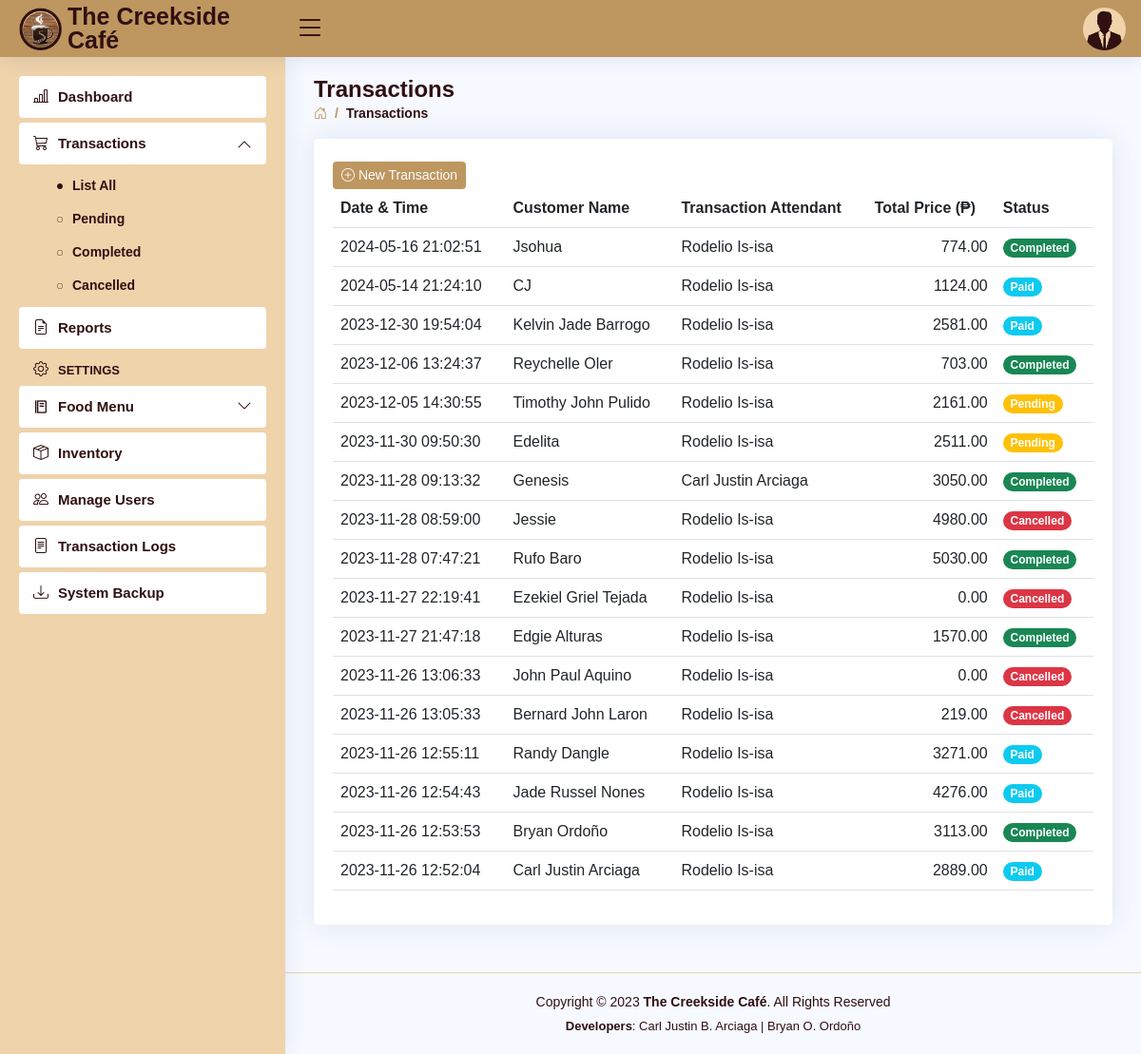
Screenshot of /transactions.php (signed in) with the database file from the repository.
### tables this page shows
CREATE TABLE `users` (
  `user_id` int(11) NOT NULL AUTO_INCREMENT,
  `role` varchar(5) DEFAULT NULL,
  `fname` varchar(30) DEFAULT NULL,
  `mname` varchar(30) DEFAULT NULL,
  `lname` varchar(30) DEFAULT NULL,
  `bdate` date DEFAULT NULL,
  `sex` varchar(6) DEFAULT NULL,
  `province` varchar(15) DEFAULT NULL,
  `municipality` varchar(30) DEFAULT NULL,
  `barangay` varchar(30) DEFAULT NULL,
  `contact_no` varchar(11) DEFAULT NULL,
  `email` varchar(50) DEFAULT NULL,
  `username` varchar(50) DEFAULT NULL,
  `password` varchar(50) DEFAULT NULL,
  PRIMARY KEY (`user_id`)
);

CREATE TABLE `transactions` (
  `trans_id` int(11) NOT NULL AUTO_INCREMENT,
  `date` datetime NOT NULL DEFAULT current_timestamp(),
  `customer` varchar(30) NOT NULL,
  `total_price` decimal(10,2) NOT NULL,
  `user_id` int(11) NOT NULL,
  `status` varchar(11) NOT NULL,
  `delivery_method` varchar(20) NOT NULL,
  `delivery_date` date DEFAULT NULL,
  `date_paid` datetime NOT NULL,
  `date_delivered` datetime NOT NULL,
  `date_cancelled` datetime NOT NULL,
  PRIMARY KEY (`trans_id`)
);

### transactions.php (the view, shortened to what this page needs)
<!DOCTYPE html>
<html lang="en">
<head>
<?php
    include 'includes/links.php';
    include 'includes/header.php';
    include 'includes/sidebarAll.php';
 ?>
</head>
<body>
  <main id="main" class="main">
    <div class="pagetitle">
      <h1>Transactions</h1>
      <nav>
        <ol class="breadcrumb">
          <li class="breadcrumb-item"><a href="dashboard.php"><i class="bi bi-house-door"></i></a></li>
          <li class="breadcrumb-item active">Transactions</li>
        </ol>
      </nav>
    </div>
    <section class="section">
          <div class="card">
            <div class="card-body">
              <br>
              <button class="btn btn2 btn-sm" data-bs-toggle="modal" data-bs-target="#newTransaction"><i class="bi bi-plus-circle"></i> New Transaction</button>
              <table class="table table-hover datatable">
                <thead>
                  <tr>
                    <th scope="col">Date & Time</th>
                    <th scope="col">Customer Name</th>
                    <th scope="col">Transaction Attendant</th>
                    <th scope="col">Total Price (₱)</th>
                    <th scope="col">Status</th>
                  </tr>
                </thead>
                <tbody>
  <?php
    include 'connection.php';
    $query = "SELECT transactions.*, concat(users.fname,' ',users.lname) as attendant FROM `transactions` LEFT JOIN `users` ON transactions.user_id = users.user_id ORDER BY date DESC";
    $result = $con->query($query);
    if ($result) {
      while ($row = $result->fetch_assoc()) {
        $customer = $row['customer'];
        $total_price = $row['total_price'];
        $attendant = $row['attendant'];
        $date = $row['date'];
        $status = $row['status'];?>
                  <tr>
                    <td><?php echo $date ?></td>
                    <td><?php echo $customer ?></td>
                    <td><?php echo $attendant ?></td>
                    <td style="text-align: right;"><?php echo $total_price ?></td>
            <?php if ($status === 'Completed') { ?>
                    <td><font class="badge bg-success rounded-pill"><b><?php echo $status ?></b></font></td>
            <?php
            } elseif ($status === 'Cancelled') { ?>
                    <td><font class="badge bg-danger rounded-pill"><b><?php echo $status ?></b></font></td>
            <?php
            } elseif ($status === 'Pending') { ?>
                    <td><font class="badge bg-warning rounded-pill"><b><?php echo $status ?></b></font></td>
            <?php
            } elseif ($status === 'Paid') { ?>
                    <td><font class="badge bg-info rounded-pill"><b><?php echo $status ?></b></font></td>
            <?php
            } ?>
                  </tr>
    <?php }
  } ?>
                </tbody>
              </table>
            </div>
          </div>
    </section>
  </main>
<?php include 'includes/footer.php'; ?>
</body>
</html>

### includes/header.php (shortened to what this page needs)
<header id="header" class="header fixed-top d-flex align-items-center">
  <div class="d-flex align-items-center justify-content-between">
    <a href="dashboard.php" class="logo d-flex align-items-center">
      <img src="assets/img/creekside.png" alt="">
      <span class="d-none d-lg-block">The Creekside Café</span>
    </a>
    <i class="bi bi-list toggle-sidebar-btn"></i>
  </div>
  <nav class="header-nav ms-auto">
  <?php
      include 'connection.php';
      $username = $_SESSION['username'];
      $query = "SELECT * FROM users WHERE username = '$username'";
      $result = $con->query($query);
      if ($result) {
        while ($row = $result->fetch_assoc()) {
          $sex = $row['sex'];
          ?>
    <ul class="d-flex align-items-center">
      <li class="nav-item dropdown pe-3">
        <a class="nav-link nav-profile d-flex align-items-center pe-0" href="#" data-bs-toggle="dropdown">
          <?php
            if ($sex === 'Male') {
                echo '<img src="assets/img/Male.png" alt="Profile" class="rounded-circle">';
            } elseif ($sex === 'Female') {
                echo '<img src="assets/img/Female.png" alt="Profile" class="rounded-circle">';
            }
          ?>
        </a>
  <?php
        }
      }
  ?>
      </li>
    </ul>
  </nav>
</header>

### assets/css/style.css (style rules this page uses)
:root { scroll-behavior: smooth; }
body { font-family: "Open Sans", sans-serif; background: #f6f9ff; color: #444444; }
a { color: #4154f1; text-decoration: none; }
h1, h2, h3, h4, h5, h6 { font-family: "Nunito", sans-serif; }
#main { margin-top: 60px; padding: 20px 30px; transition: all 0.3s; }
.pagetitle { margin-bottom: 10px; }
.pagetitle h1 { font-size: 24px; margin-bottom: 0; font-weight: 600; color: #301011; }
.card { margin-bottom: 30px; border: none; border-radius: 5px; box-shadow: 0px 0 30px rgba(1, 41, 112, 0.1); }
.card-body { padding: 0 20px 20px 20px; color: #301011; }
.breadcrumb { font-size: 14px; font-family: "Nunito", sans-serif; color: #be965f; font-weight: 600; }
.breadcrumb a { color: #be965f; transition: 0.3s; }
.breadcrumb .breadcrumb-item::before { color: #be965f; }
.breadcrumb .active { color: #301011; font-weight: 600; }
.logo { line-height: 1; }
@media (min-width: 1200px) { .logo { width: 280px; } }
.logo img { max-height: 45px; margin-right: 6px; }
.logo span { font-size: 25px; font-weight: 700; color: #301011; font-family: "Nunito", sans-serif; }
.header { transition: all 0.5s; z-index: 997; height: 60px; box-shadow: 0px 2px 20px rgba(1, 41, 112, 0.1); background-color: #be965f; padding-left: 20px; }
.header .toggle-sidebar-btn { font-size: 32px; padding-left: 10px; cursor: pointer; color: #301011; }
.header-nav ul { list-style: none; }
.header-nav>ul { margin: 0; padding: 0; }
.header-nav .nav-profile { color: #301011; }
.header-nav .nav-profile img { max-height: 45px; }
@media (min-width: 1200px) { #main, #footer { margin-left: 300px; } }
.btn2 { background: #be965f; border: none; color: #fff; padding: 4px 9px; }

### rows the page displays
transactions: date "2024-05-16 21:02:51", customer "Jsohua", attendant "Rodelio Is-isa", total_price "774.00", status "Completed"
transactions: date "2024-05-14 21:24:10", customer "CJ", attendant "Rodelio Is-isa", total_price "1124.00", status "Paid"
transactions: date "2023-12-30 19:54:04", customer "Kelvin Jade Barrogo", attendant "Rodelio Is-isa", total_price "2581.00", status "Paid"
transactions: date "2023-12-06 13:24:37", customer "Reychelle Oler", attendant "Rodelio Is-isa", total_price "703.00", status "Completed"
transactions: date "2023-12-05 14:30:55", customer "Timothy John Pulido", attendant "Rodelio Is-isa", total_price "2161.00", status "Pending"
transactions: date "2023-11-30 09:50:30", customer "Edelita", attendant "Rodelio Is-isa", total_price "2511.00", status "Pending"
transactions: date "2023-11-28 09:13:32", customer "Genesis", attendant "Carl Justin Arciaga", total_price "3050.00", status "Completed"
transactions: date "2023-11-28 08:59:00", customer "Jessie", attendant "Rodelio Is-isa", total_price "4980.00", status "Cancelled"
transactions: date "2023-11-28 07:47:21", customer "Rufo Baro", attendant "Rodelio Is-isa", total_price "5030.00", status "Completed"
transactions: date "2023-11-27 22:19:41", customer "Ezekiel Griel Tejada", attendant "Rodelio Is-isa", total_price "0.00", status "Cancelled"
transactions: date "2023-11-27 21:47:18", customer "Edgie Alturas", attendant "Rodelio Is-isa", total_price "1570.00", status "Completed"
transactions: date "2023-11-26 13:06:33", customer "John Paul Aquino", attendant "Rodelio Is-isa", total_price "0.00", status "Cancelled"
transactions: date "2023-11-26 13:05:33", customer "Bernard John Laron", attendant "Rodelio Is-isa", total_price "219.00", status "Cancelled"
transactions: date "2023-11-26 12:55:11", customer "Randy Dangle", attendant "Rodelio Is-isa", total_price "3271.00", status "Paid"
transactions: date "2023-11-26 12:54:43", customer "Jade Russel Nones", attendant "Rodelio Is-isa", total_price "4276.00", status "Paid"
transactions: date "2023-11-26 12:53:53", customer "Bryan Ordoño", attendant "Rodelio Is-isa", total_price "3113.00", status "Completed"
transactions: date "2023-11-26 12:52:04", customer "Carl Justin Arciaga", attendant "Rodelio Is-isa", total_price "2889.00", status "Paid"
